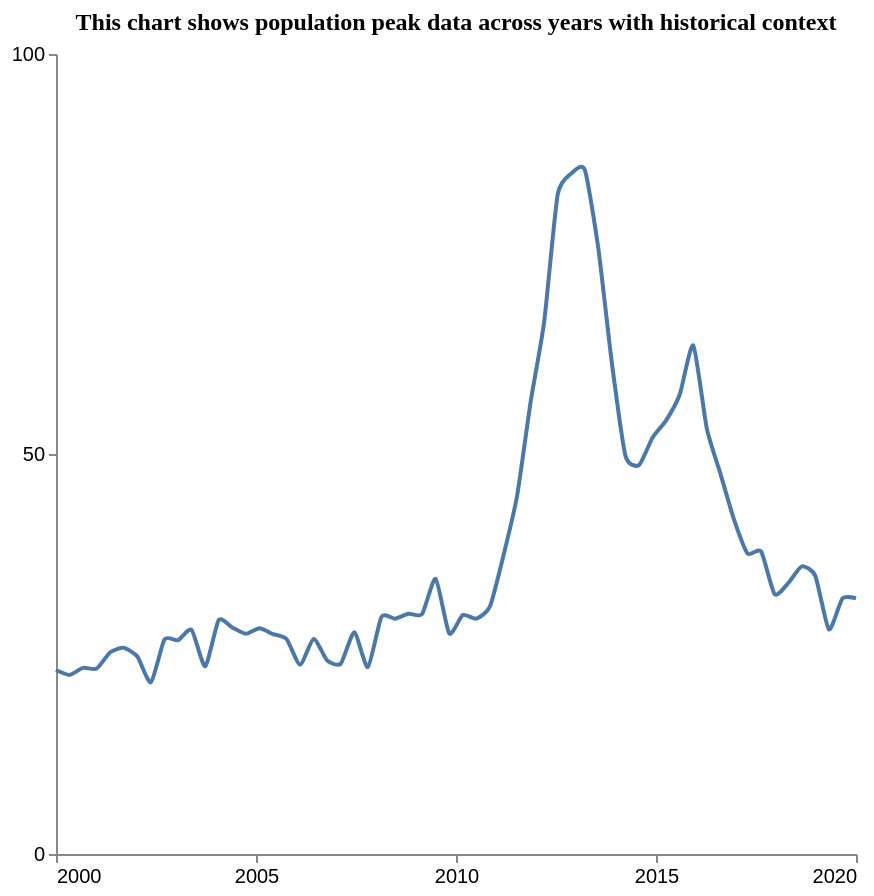

The specification (Vega-Lite) saved for this image:
### Vega-Lite specification from a JSON file in a GitHub repository (floating-point values rounded to 4 significant figures)
{"$schema": "https://vega.github.io/schema/vega-lite/v5.json", "description": "Pattern: Peak", "data": {"values": [{"X": 2000.0, "Y": 23.0}, {"X": 2000.0, "Y": 22.39}, {"X": 2001.0, "Y": 23.26}, {"X": 2001.0, "Y": 23.18}, {"X": 2001.0, "Y": 25.22}, {"X": 2002.0, "Y": 25.77}, {"X": 2002.0, "Y": 24.68}, {"X": 2002.0, "Y": 21.47}, {"X": 2003.0, "Y": 26.81}, {"X": 2003.0, "Y": 26.72}, {"X": 2003.0, "Y": 28.02}, {"X": 2004.0, "Y": 23.47}, {"X": 2004.0, "Y": 29.24}, {"X": 2004.0, "Y": 28.31}, {"X": 2005.0, "Y": 27.53}, {"X": 2005.0, "Y": 28.21}, {"X": 2005.0, "Y": 27.49}, {"X": 2006.0, "Y": 26.87}, {"X": 2006.0, "Y": 23.66}, {"X": 2006.0, "Y": 26.87}, {"X": 2007.0, "Y": 24.2}, {"X": 2007.0, "Y": 23.78}, {"X": 2007.0, "Y": 27.72}, {"X": 2008.0, "Y": 23.36}, {"X": 2008.0, "Y": 29.63}, {"X": 2008.0, "Y": 29.42}, {"X": 2009.0, "Y": 30.04}, {"X": 2009.0, "Y": 29.99}, {"X": 2009.0, "Y": 34.4}, {"X": 2010.0, "Y": 27.58}, {"X": 2010.0, "Y": 29.86}, {"X": 2011.0, "Y": 29.41}, {"X": 2011.0, "Y": 30.94}, {"X": 2011.0, "Y": 37.31}, {"X": 2012.0, "Y": 44.72}, {"X": 2012.0, "Y": 56.46}, {"X": 2012.0, "Y": 66.5}, {"X": 2013.0, "Y": 82.45}, {"X": 2013.0, "Y": 85.05}, {"X": 2013.0, "Y": 85.52}, {"X": 2014.0, "Y": 75.65}, {"X": 2014.0, "Y": 61.31}, {"X": 2014.0, "Y": 49.77}, {"X": 2015.0, "Y": 48.63}, {"X": 2015.0, "Y": 52.06}, {"X": 2015.0, "Y": 54.21}, {"X": 2016.0, "Y": 57.43}, {"X": 2016.0, "Y": 63.56}, {"X": 2016.0, "Y": 53.16}, {"X": 2017.0, "Y": 47.55}, {"X": 2017.0, "Y": 41.83}, {"X": 2017.0, "Y": 37.57}, {"X": 2018.0, "Y": 37.82}, {"X": 2018.0, "Y": 32.47}, {"X": 2018.0, "Y": 33.86}, {"X": 2019.0, "Y": 35.95}, {"X": 2019.0, "Y": 34.76}, {"X": 2019.0, "Y": 28.07}, {"X": 2020.0, "Y": 31.93}, {"X": 2020.0, "Y": 31.96}]}, "mark": {"type": "line", "interpolate": "cardinal", "tension": 0.4}, "encoding": {"x": {"field": "X", "type": "quantitative", "title": "", "axis": {"grid": false, "format": "d", "values": [2000, 2005, 2010, 2015, 2020], "tickSize": 4}, "scale": {"domain": [2000, 2020]}}, "y": {"field": "Y", "type": "quantitative", "title": "", "axis": {"grid": false, "format": "d", "values": [0, 50, 100], "tickSize": 4, "tickOpacity": 1}, "scale": {"domain": [0, 100]}}}, "title": {"text": "This chart shows population peak data across years with historical context", "anchor": "middle", "font": "Tahoma", "fontSize": 12}, "config": {"lineBreak": "^", "view": {"stroke": null}}, "height": 400, "width": 400, "autosize": "pad"}
